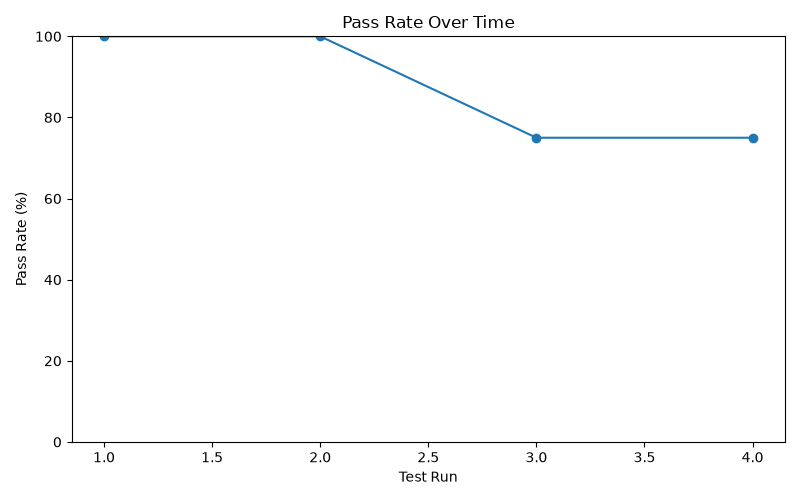

This figure's Python source:
import csv
import matplotlib.pyplot as plt

# Read metrics history from CSV
timestamps = []
passed = []
failed = []
skipped = []
pass_rates = []

with open("metrics_history.csv", "r") as file:
    reader = csv.DictReader(file)

    for row in reader:
        timestamps.append(row["Timestamp"])
        passed.append(int(row["Passed"]))
        failed.append(int(row["Failed"]))
        skipped.append(int(row["Skipped"]))
        pass_rates.append(float(row["Pass Rate"]))


# -----------------------------
# Chart 1: Latest Test Run
# -----------------------------

latest_passed = passed[-1]
latest_failed = failed[-1]
latest_skipped = skipped[-1]

labels = ["Passed", "Failed", "Skipped"]
values = [latest_passed, latest_failed, latest_skipped]

plt.figure(figsize=(8, 5))
plt.bar(labels, values)
plt.title("Latest Test Run")
plt.xlabel("Test Result")
plt.ylabel("Number of Tests")
plt.tight_layout()


# -----------------------------
# Chart 2: Pass Rate Over Time
# -----------------------------

plt.figure(figsize=(8, 5))
plt.plot(range(1, len(pass_rates) + 1), pass_rates, marker="o")
plt.title("Pass Rate Over Time")
plt.xlabel("Test Run")
plt.ylabel("Pass Rate (%)")
plt.ylim(0, 100)
plt.tight_layout()

# Save the dashboard
plt.savefig("dashboard.png")

print("Dashboard created successfully: dashboard.png")
